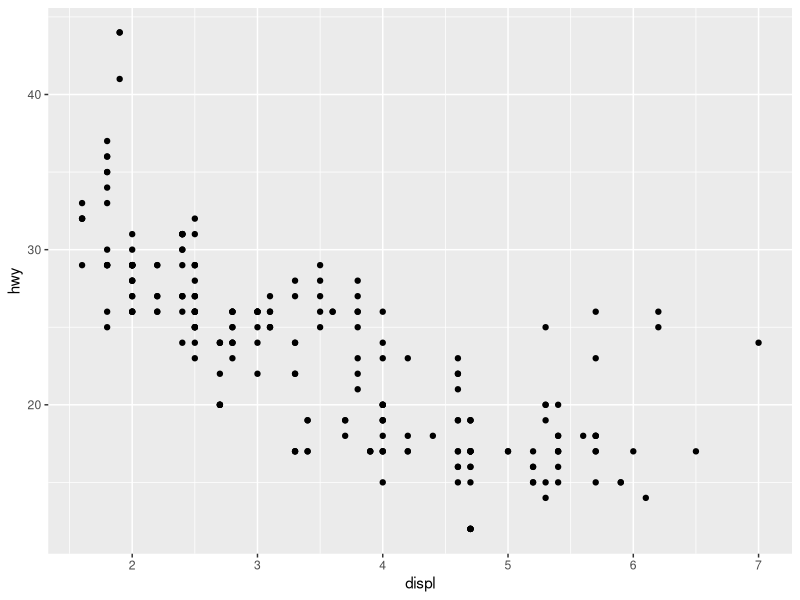
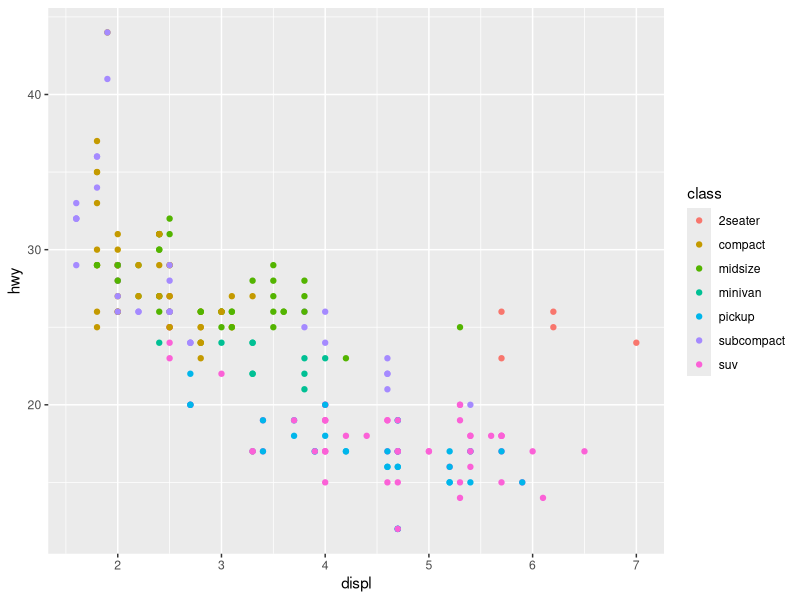
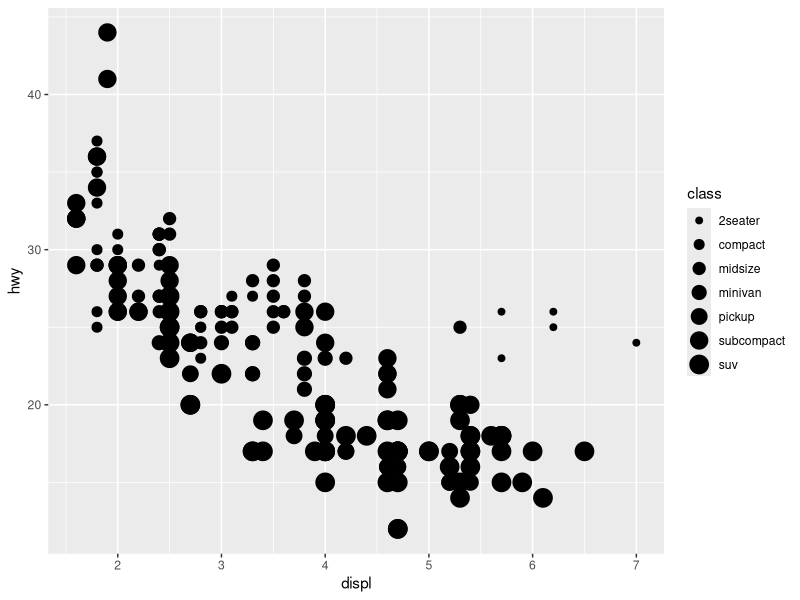
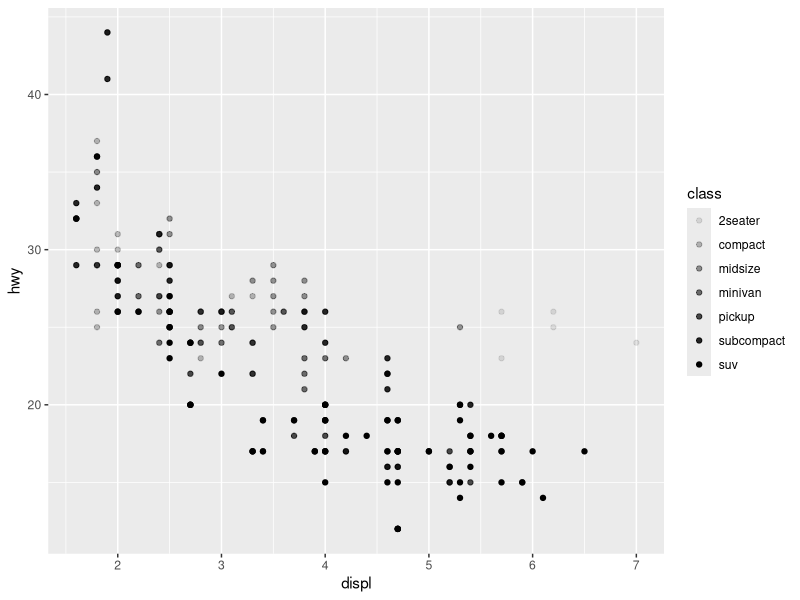
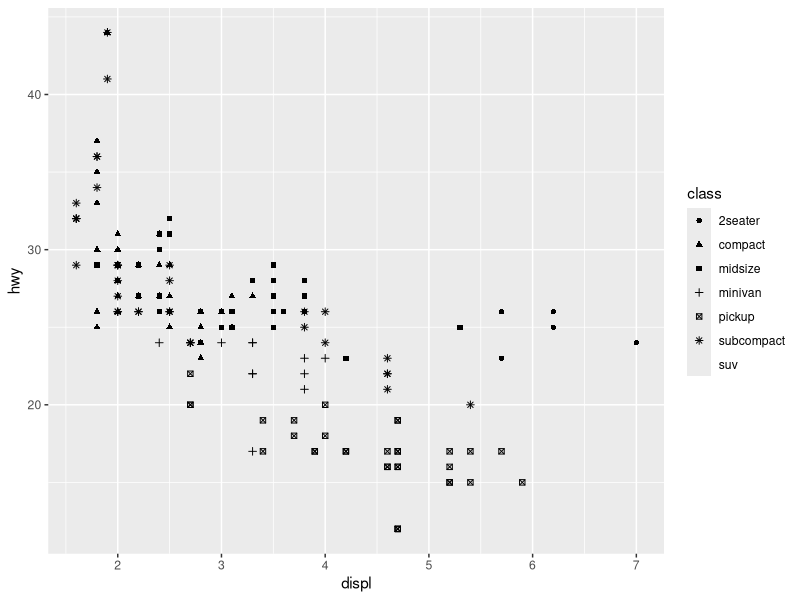
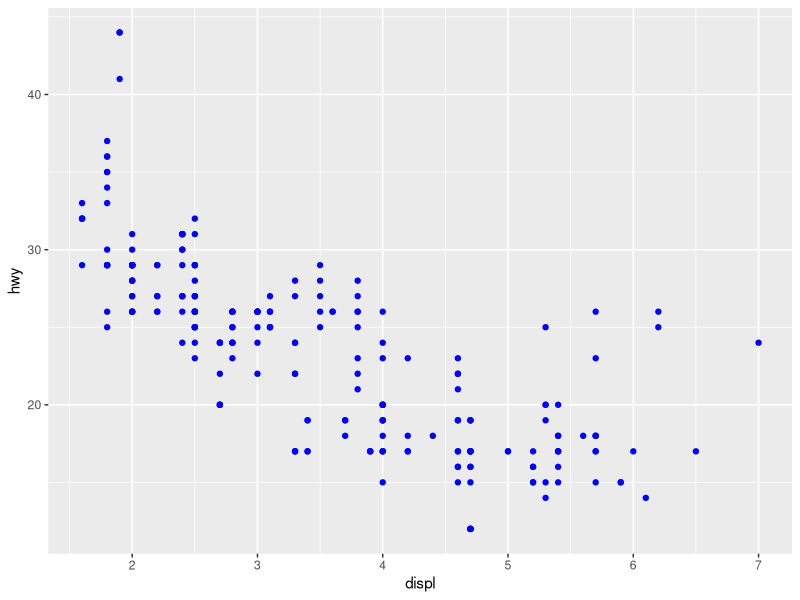
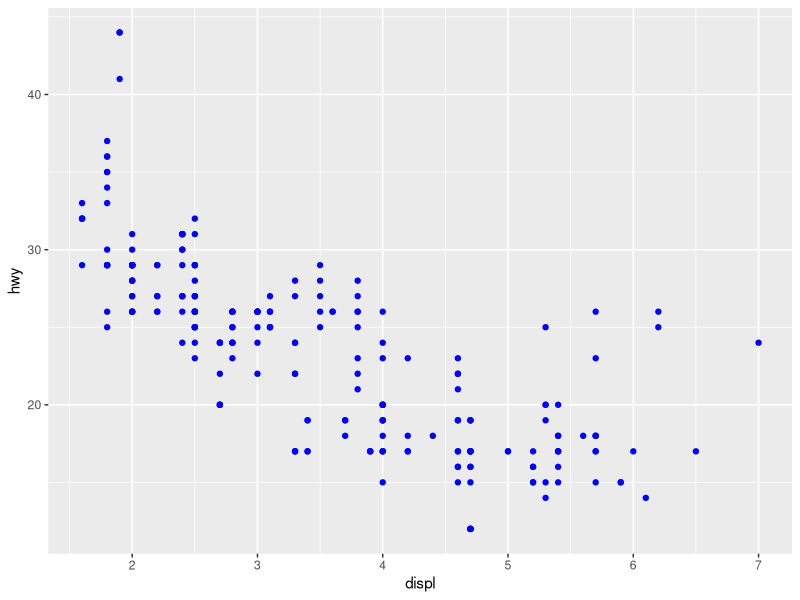
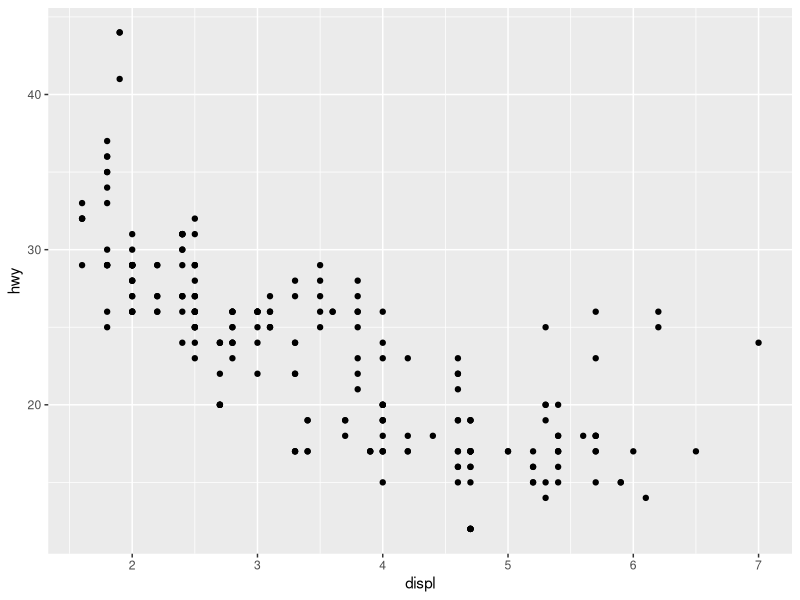

The R script that drew these images, in order:
## ---- chunk 1
install.packages("tidyverse")
library("tidyverse")
## ---- chunk 2
mpg
## ---- chunk 3
ggplot(data = mpg)+
  geom_point(mapping=aes(x=displ, y=hwy))
#shows a negative relationship between engine size(displ) and fuel efficiency(hwy). This can interpret the results of larger the engine size the lower the fuel efficiency due the unbalanced load of effort and energy input. 
## ---- chunk 4
ggplot(data = mpg)+
  geom_point(mapping=aes(x=displ, y=hwy, colour=class)) # color represents the type of vehicles in the dataset and it is shown how each vehicle has varying engine size and fuel efficiency. 
## ---- chunk 5
ggplot(data = mpg) + 
  geom_point(mapping = aes(x = displ, y = hwy, size = class)) # not the best aesthetic to represent data since some data points can be overlapped by other data points
## ---- chunk 6
ggplot(data = mpg) + 
  geom_point(mapping = aes(x = displ, y = hwy, alpha = class)) # this may also not be the best to represent the data since some data points are hard to see which can be great for interpretation on the relationship between fuel efficiency and engine size but not the best for visualization purposes. 
## ---- chunk 7
ggplot(data = mpg) + 
  geom_point(mapping = aes(x = displ, y = hwy, shape = class)) # this can be a good way to visualize the data but the color by class is better visually, especially for those reading the paper with so scientific background, having a more simple layout of the data visualization can make science more accessible. 
## ---- chunk 8
ggplot(data = mpg) + 
  geom_point(mapping = aes(x = displ, y = hwy), color = "blue") # this does not represent the different class vehicle types, it only looks like a negative trend of only one vehicle. This graph aesthetics is not specific or appropriate enough for this kind of study. 
## ---- chunk 9
ggplot(data = mpg) + 
  geom_point(mapping = aes(x = displ, y = hwy), colour = "blue")+
  aes(colour = displ < 5)
## ---- chunk 10
ggplot(data = mpg) +
 geom_point(mapping = aes(x = displ, y = hwy))  #this code has been fixed. The previous version had a "+" in-front of "geom_point," but that is incorrect. The best way to add on new aesthetics is to place the "+" at the end of the top line of code. 
## ---- chunk 11
ggplot(data = mpg) + 
  geom_point(mapping = aes(x = displ, y = hwy)) + 
  facet_wrap(~ class, nrow = 2)
## ---- chunk 12
# this combines two variables
ggplot(data = mpg) + 
  geom_point(mapping = aes(x = displ, y = hwy)) + 
  facet_grid(drv ~ cyl)
## ---- chunk 13
ggplot(data = mpg) + 
  geom_point(mapping = aes(x = displ, y = hwy))+ 
facet_grid(. ~ cyl)
## ---- chunk 14
ggplot(data = mpg) + 
  geom_point(mapping = aes(x = displ, y = hwy)) 
## ---- chunk 15
ggplot(data = mpg) + 
  geom_smooth(mapping = aes(x = displ, y = hwy))
## ---- chunk 16
ggplot(data = mpg) + 
  geom_smooth(mapping = aes(x = displ, y = hwy))
## ---- chunk 17
ggplot(data = mpg) + 
  geom_smooth(mapping = aes(x = displ, y = hwy, linetype = drv)) # the lines represent the type of drive the cars are, ex: 4 is 4WD, f is FWD, and r is RWD. 
## ---- chunk 18
ggplot(data = mpg) +
  geom_smooth(mapping = aes(x = displ, y = hwy, group = drv))
## ---- chunk 19
ggplot(data = mpg) +
  geom_smooth(
    mapping = aes(x = displ, y = hwy, color = drv),
    show.legend = FALSE,
  )
## ---- chunk 20
ggplot(data = mpg) + 
  geom_point(mapping = aes(x = displ, y = hwy)) +
  geom_smooth(mapping = aes(x = displ, y = hwy))
## ---- chunk 21
ggplot(data = mpg, mapping = aes(x = displ, y = hwy)) + 
  geom_point(mapping = aes(color = class)) + 
  geom_smooth()
## ---- chunk 22
ggplot(data = mpg, mapping = aes(x = displ, y = hwy)) + 
  geom_point(mapping = aes(color = class)) + 
  geom_smooth(data = filter(mpg, class == "subcompact"), se = FALSE)
## ---- chunk 23
#you can  use a histogram geom to help produce a line chart
# these two codes are essentially the same when producing visualization of data but the difference is: in the top code, it specifies the parameters of the data early on, then with the second code only specifies the aesthetics in both geom's which can be a bit harder and more time consuming.
ggplot(data = mpg, mapping = aes(x = displ, y = hwy)) + 
  geom_point() + 
  geom_smooth()

ggplot() + 
  geom_point(data = mpg, mapping = aes(x = displ, y = hwy)) + 
  geom_smooth(data = mpg, mapping = aes(x = displ, y = hwy))
## ---- chunk 24
ggplot(data = diamonds) + 
  geom_bar(mapping = aes(x = cut))
## ---- chunk 25
ggplot(data = diamonds) + 
  stat_count(mapping = aes(x = cut)) # the graph above and the one this code produces are showing the same results but the code is different. Using geom_bar and stat_count can be used interchangeably. 
## ---- chunk 26
demo <- tribble(
  ~cut,         ~freq,
  "Fair",       1610,
  "Good",       4906,
  "Very Good",  12082,
  "Premium",    13791,
  "Ideal",      21551
)
demo

ggplot(data = demo) +
  geom_bar(mapping = aes(x = cut, y = freq), stat = "identity")

## ---- chunk 27
ggplot(data = diamonds) + 
  geom_bar(mapping = aes(x = cut, y = stat(prop), group = 1))
## ---- chunk 28
ggplot(data = diamonds) + 
  stat_summary(
    mapping = aes(x = cut, y = depth),
    fun.min = min,
    fun.max = max,
    fun = median
  )
## ---- chunk 29
ggplot(data = diamonds) + 
  geom_bar(mapping = aes(x = cut, colour = cut))
ggplot(data = diamonds) + 
  geom_bar(mapping = aes(x = cut, fill = cut))
## ---- chunk 30
ggplot(data = diamonds) + 
  geom_bar(mapping = aes(x = cut, fill = clarity))
## ---- chunk 31
ggplot(data = diamonds, mapping = aes(x = cut, fill = clarity)) + 
  geom_bar(alpha = 1/5, position = "identity")

#To color the bar outlines with no fill color
ggplot(data = diamonds, mapping = aes(x = cut, colour = clarity)) + 
  geom_bar(fill = NA, position = "identity")
## ---- chunk 32
ggplot(data = diamonds) + 
  geom_bar(mapping = aes(x = cut, fill = clarity), position = "fill") # this graph represents the quality cut diamonds better than the previous graphs. This shows the degree the cut will be based on the clarity of the diamond
## ---- chunk 33
ggplot(data = diamonds) + 
  geom_bar(mapping = aes(x = cut, fill = clarity), position = "dodge")
